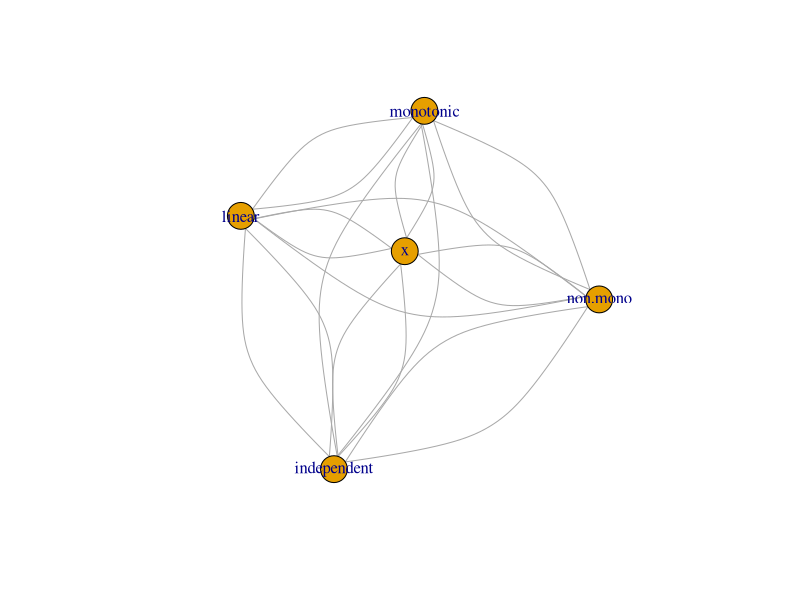
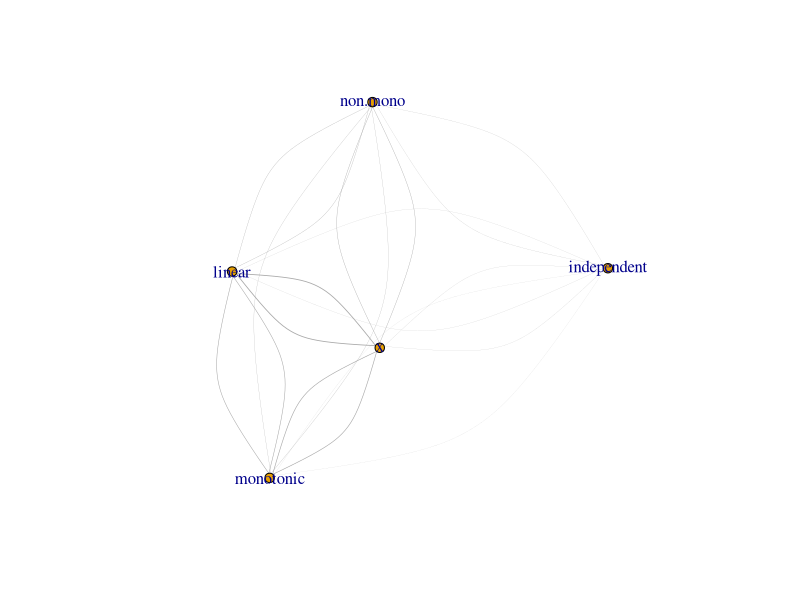
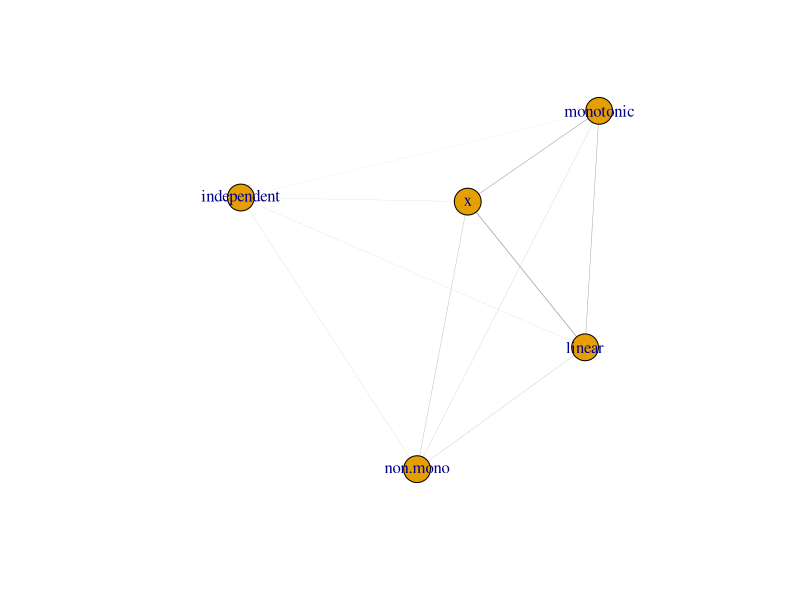
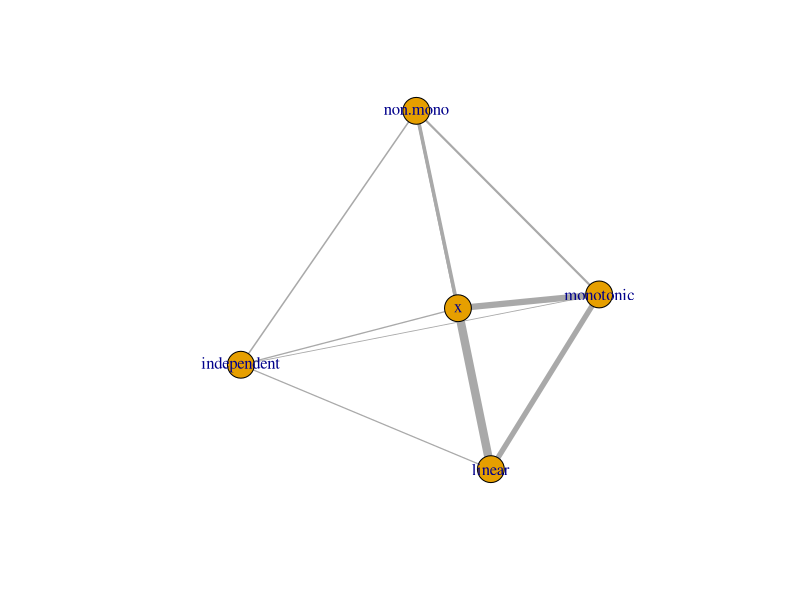
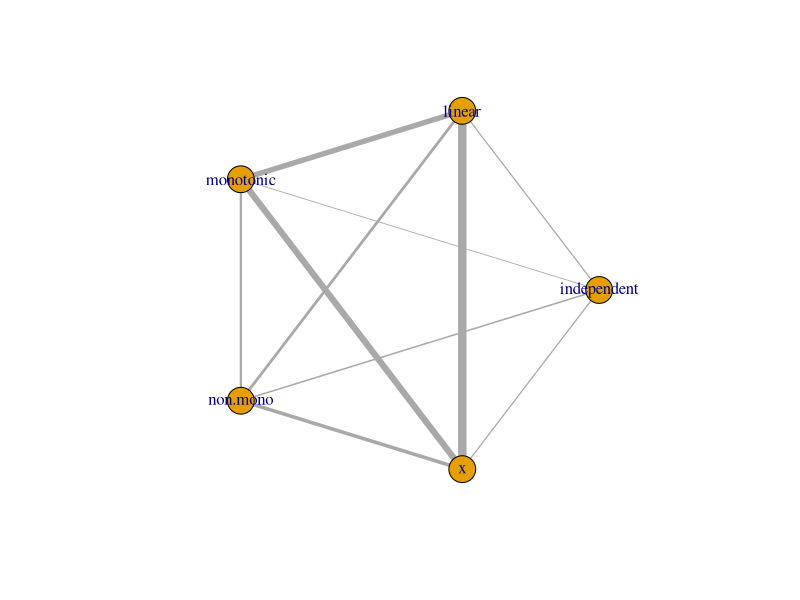
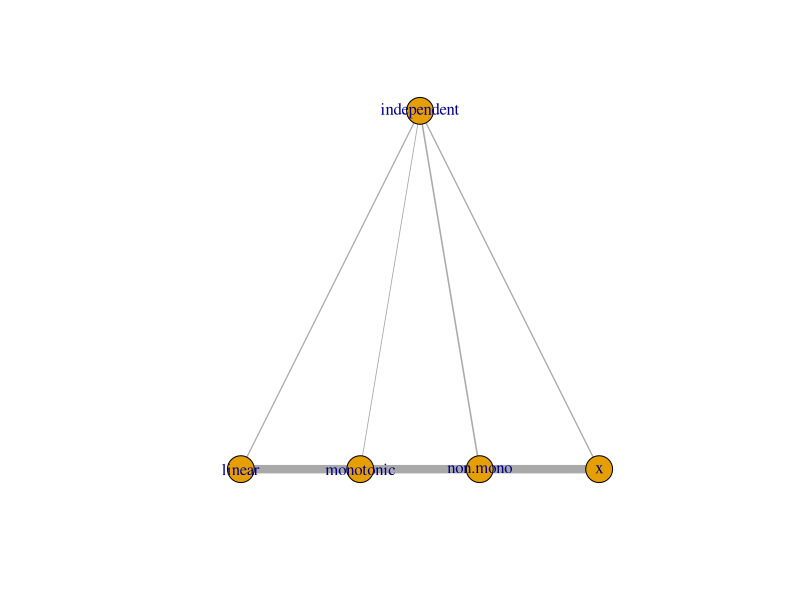
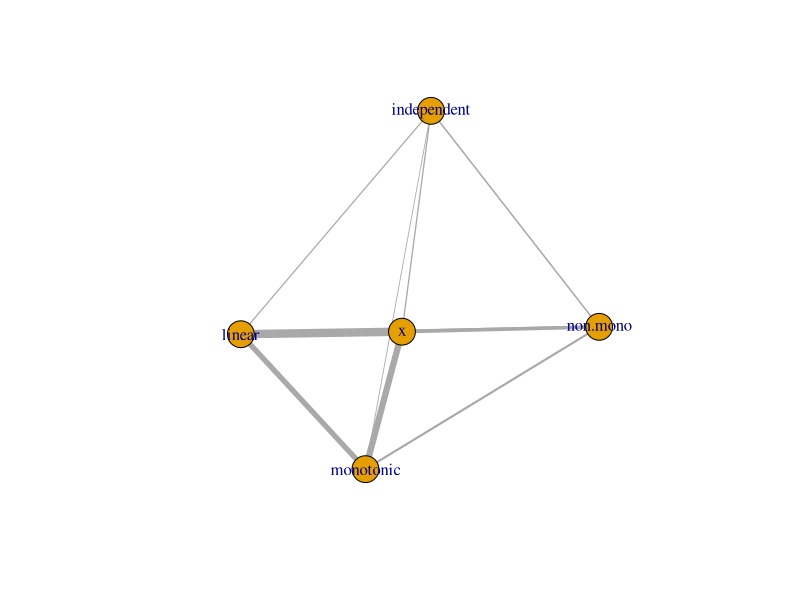
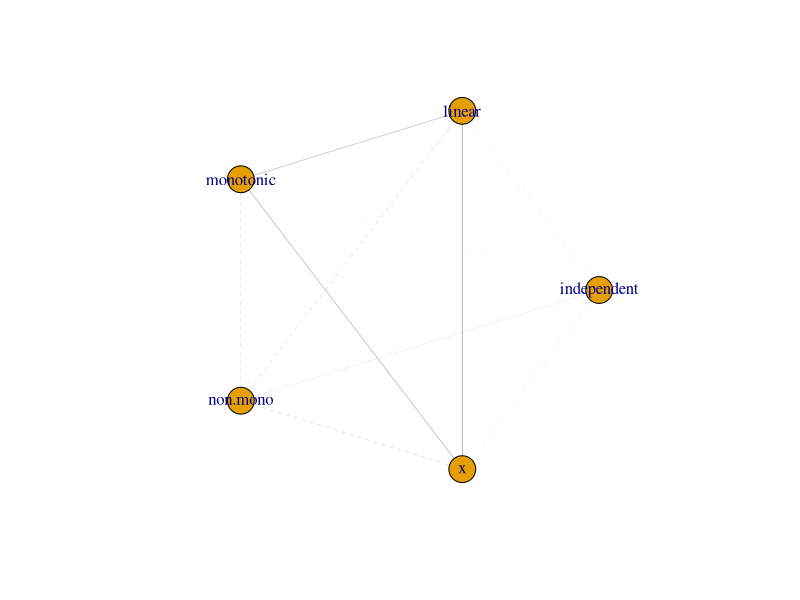

These figures' R source, in order:
## ---- chunk 1
library(knitr)
library(rmarkdown)
opts_knit$set(root.dir='~/Documents/repos/tutorials/2017-07-10_network_analysis')
opts_chunk$set(tidy.opts=list(width.cutoff=60),tidy=TRUE)
## ---- chunk 2
library(Hmisc)
library(reshape2)
library(igraph)
library(sna)
library(RColorBrewer)
## ---- chunk 3
set.seed(35)
x <- rnorm(100, mean=1, sd=9)
independent<-0+rnorm(100, mean=14, sd=9)
linear <- rnorm(100, mean=17, sd=5) +0.8*x
monotonic <- rnorm(100, mean=800, sd=1000) + x^3
non.mono <-  rnorm(100, mean=100, sd=100) - x^2
#add some sample ID and information:
id <- paste("S", seq(1, 100), sep="_")
type <- rep(c("A", "B", "C", "D", "E"), 20)

#put them all together
df<-data.frame(id, type, x, independent, linear, monotonic, non.mono)
head(df)
## ---- chunk 4
results_sp<-rcorr(as.matrix(df[, 3:7]),type="spearman")
results_hd<-hoeffd(as.matrix(df[, 3:7])) 

#make two seperate objects for p-value and correlation coefficients
rhos<-results_sp$r
sp_ps<-results_sp$P
ds<-results_hd$D
ds_ps<-results_hd$P

# going to melt these objects to 'long form' where the first two columns make up the pairs of OTUs, I am also removing NA's as they are self-comparisons, not enough data, other bad stuff
sp_melt<-na.omit(melt(sp_ps))
ds_melt<-na.omit(melt(ds_ps))

#creating a qvalue (adjusted pvalue) based on FDR
sp_melt$spearman_qval<-p.adjust(sp_melt$value, "fdr")
ds_melt$hoeffding_qval<-p.adjust(ds_melt$value, "fdr")
#making column names more relevant
names(sp_melt)[3]<-"spearman_pval"
names(ds_melt)[3]<-"hoeffding_pval"

# now melting the correlations
rho.melt<-na.omit(melt(rhos))
d.melt<-na.omit(melt(ds))
# add column names
names(rho.melt)[3]<-"rho"
names(d.melt)[3]<-"D"

#merging and subset for significant coefficients
sp_merged<-merge(sp_melt,rho.melt,by=c("Var1","Var2"))
ds_merged<-merge(ds_melt, d.melt,by=c("Var1","Var2"))
merged<-merge(sp_merged, ds_merged, by=c("Var1", "Var2"))
#subset for significant relationships
merged<-subset(merged, spearman_qval < 0.05 | spearman_qval >= 0.05 & hoeffding_qval < 0.05 | !is.na(spearman_qval) | !is.na(hoeffding_qval))

#because both rho and D are coefficient, we can combine them
merged$coefficient_type <- ifelse(abs(merged$rho) > abs(merged$D), "rho", "D")
merged$coefficient <- ifelse(merged$coefficient_type == colnames(merged)[5], merged$rho, merged$D)

#remove 
final_results <- merged[, c("Var1", "Var2", "coefficient", "coefficient_type")]
head(final_results)
## ---- chunk 5
# turn relationships into a network graph
# the relationships here are undirected
temp.graph<-graph.edgelist(as.matrix(final_results[,c(1,2)]),directed=FALSE)
# E() assigns edge atributes
E(temp.graph)
E(temp.graph)$weight<-abs(final_results$coefficient)
## ---- chunk 6
plot(temp.graph)
# add some graph attributes
plot(temp.graph, vertex.size = 5, edge.width=E(temp.graph)$weight)
## ---- chunk 7
# because our network is undirected, every relationship is duplicated. "simplify" removes duplicated nodes and edges
temp.simplified<-simplify(temp.graph, edge.attr.comb="mean")
    # by default, it would use "sum"
plot(temp.simplified, edge.width=E(temp.simplified)$weight)
## ---- chunk 8
E(temp.simplified)$weight <- E(temp.simplified)$weight * 10
plot(temp.simplified, edge.width=E(temp.simplified)$weight)
## ---- chunk 9
plot(temp.simplified, edge.width=E(temp.simplified)$weight, layout=layout_in_circle)
plot(temp.simplified, edge.width=E(temp.simplified)$weight, layout=layout_as_tree)
plot(temp.simplified, edge.width=E(temp.simplified)$weight, layout=layout_nicely)
# more here: http://igraph.org/r/doc/layout_.html
## ---- chunk 10
E(temp.graph)$coefficient <- final_results$coefficient
E(temp.graph)$lty <- ifelse(E(temp.graph)$coefficient > 0, 1, 2)
temp.simplified<-simplify(temp.graph, edge.attr.comb="mean")
E(temp.simplified)$lty <- ifelse(E(temp.simplified)$coefficient > 0, 1, 2)
plot(temp.simplified, edge.width=E(temp.simplified)$weight, layout=layout_in_circle, edge.lty = E(temp.simplified)$lty)
## ---- chunk 11
E(temp.simplified)$colors <- ifelse(E(temp.simplified)$coefficient > 0, "black", "red")
plot(temp.simplified, edge.width=E(temp.simplified)$weight, layout=layout_in_circle, edge.lty = E(temp.simplified)$lty, edge.color = E(temp.simplified)$colors)
## ---- chunk 12
df <- data.frame(V(temp.simplified)$name)
df
## ---- chunk 13
colorCount <- length(unique(df[, 1]))
getPalette <- colorRampPalette(brewer.pal(8, "Dark2"))
df$colors <- getPalette(colorCount)
V(temp.simplified)$colors <- df$colors
plot(temp.simplified, edge.width=E(temp.simplified)$weight, layout=layout_in_circle, edge.lty = E(temp.simplified)$lty, edge.color = E(temp.simplified)$colors, vertex.color = V(temp.simplified)$colors)
## ---- chunk 14
plot(temp.simplified, edge.width=E(temp.simplified)$weight, layout=layout_in_circle, edge.lty = E(temp.simplified)$lty, edge.color = E(temp.simplified)$colors, vertex.color = V(temp.simplified)$colors, vertex.label=NA)
legend(x=-1.5, y=-1.1, df[, 1], pch=21, col="black", pt.bg=df$colors, pt.cex=2, cex=.8, bty="n", ncol=1)
## ---- chunk 15
V(temp.simplified)$frame.color <- df$colors
plot(temp.simplified, edge.width=E(temp.simplified)$weight, layout=layout_in_circle, edge.lty = E(temp.simplified)$lty, edge.color = E(temp.simplified)$colors, vertex.color = V(temp.simplified)$colors, vertex.frame.color = V(temp.simplified)$frame.color, vertex.label=NA)
legend(x=-1.5, y=-1.1, df[, 1], pch=21, col=df$colors, pt.bg=df$colors, pt.cex=2, cex=.8, bty="n", ncol=1)
## ---- chunk 16
# number of nodes
N_nodes<-vcount(temp.graph)
# number of edges
N_edges<-ecount(temp.graph)

# how well do our network cluster?
g.components <- clusters(temp.graph)
# number of clusters
N_clusters<-g.components$no
# size of the largest cluster in the network
Max_csize<-max(g.components$csize)
# and the number of edges associated with
Max_c_edges<-ecount(induced.subgraph(temp.graph, which(g.components$membership == which.max(g.components$csize))))

# the number of edges in a network divided by the total number of possible edges
g.density<-graph.density(temp.graph)

# the paths around the network on average
g.pathlength.avg<-average.path.length(temp.graph)

# centrality: how connected is the network?
# by betweenness: the number of shortest paths from all nodes to all others that pass through that node.
betcent<-centralization.betweenness(temp.graph)$centralization
# by degree: the number of edges a node has.
degcent<-centralization.degree(temp.graph)$centralization

# modularity: are nodes connected within their clusters (modules) more than between clusters than they would by chance?
g.mod<-modularity(edge.betweenness.community(temp.graph))

# effective size: the number of relathips between a node and other unrelated nodes
## effective size function ##
# definite a function like this
ego.effective.size <- function(g, ego, ...) {
  egonet <- induced.subgraph(g, neighbors(g, ego, ...))
  n <- vcount(egonet)
  t <- ecount(egonet)
  return(n - (2 * t) / n)
}
effective.size <- function(g, ego=NULL, ...) {
  if(!is.null(ego)) {
    return(ego.effective.size(g, ego, ...))
  }
  return (sapply(V(g), function(x) {ego.effective.size(g,x, ...)}))
}
# calculate average effective size
efsize_avg<-mean(effective.size(temp.graph, mode = "all"))

# combine them together
test<-cbind(N_nodes, N_edges, N_clusters, Max_csize, Max_c_edges, g.density, g.pathlength.avg, betcent, degcent, g.mod, efsize_avg)
